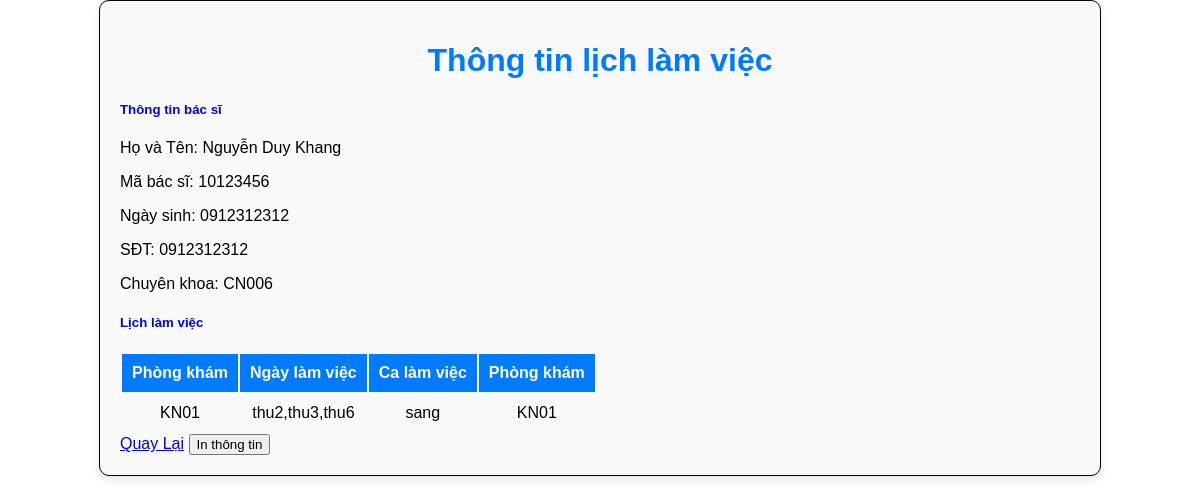
Page /admin/lichLamViec/giaodienxemlich.php?id=10123456 on the committed database.
### tables this page shows
CREATE TABLE `bacsi` (
  `maBacSi` int(11) NOT NULL,
  `tenBacSi` varchar(100) NOT NULL,
  `maKhoa` varchar(10) NOT NULL,
  `hinh` varchar(100) NOT NULL,
  `sdt` varchar(10) NOT NULL,
  `email` varchar(50) NOT NULL
);

CREATE TABLE `lichlamviec` (
  `maNhanVien` int(11) NOT NULL,
  `maBacSi` int(11) NOT NULL,
  `ngayLam` varchar(100) NOT NULL,
  `phongKham` varchar(50) NOT NULL,
  `caLamViec` varchar(50) NOT NULL
);

### admin/lichLamViec/giaodienxemlich.php (the view, shortened to what this page needs)
<?php
require_once("../config/config.php");
$maBacSi = isset($_GET['id']) ? $_GET['id'] : '';
$sql = "SELECT bacsi.maBacSi, bacsi.tenBacSi, bacsi.sdt, bacsi.email, bacsi.maKhoa, lichlamviec.ngayLam, lichlamviec.phongKham, lichlamviec.caLamViec
        FROM bacsi
        LEFT JOIN lichLamViec lichlamviec ON bacsi.maBacSi = lichlamviec.maBacSi
        WHERE bacsi.maBacSi = ?";
$stmt = $conn->prepare($sql);
$stmt->bind_param('s', $maBacSi);
$stmt->execute();
$result = $stmt->get_result();
if ($result && $result->num_rows > 0) {
  $doctor = $result->fetch_assoc();
} else {
  die("Bác sĩ không tồn tại.");
}
?>
<body>
  <div class="container mt-5">
    <div class="card">
      <div class="card-body">
        <h1 class="title">Thông tin lịch làm việc</h1>
        <h5 class="card-title" style="color: blue;">Thông tin bác sĩ</h5>
        <p class="card-text">Họ và Tên: <?php echo $doctor['tenBacSi']; ?></p>
        <p class="card-text">Mã bác sĩ: <?php echo $doctor['maBacSi']; ?></p>
        <p class="card-text">Ngày sinh: <?php echo $doctor['sdt']; ?></p>
        <p class="card-text">SĐT: <?php echo $doctor['sdt']; ?></p>
        <p class="card-text">Chuyên khoa: <?php echo $doctor['maKhoa']; ?></p>
      </div>
    </div>
    <div class="card mt-3">
      <div class="card-body">
        <h5 class="card-title" style="color: blue;">Lịch làm việc</h5>
        <table class="table">
          <thead class="table-header">
            <tr>
              <th>Phòng khám</th>
              <th>Ngày làm việc</th>
              <th>Ca làm việc</th>
              <th>Phòng khám</th>
            </tr>
          </thead>
          <tbody>
            <?php
            $stmt->execute();
            $result = $stmt->get_result();
            while ($row = $result->fetch_assoc()) {
              echo "<tr>";
              echo "<td>" . $row['phongKham'] . "</td>";
              echo "<td>" . $row['ngayLam'] . "</td>";
              echo "<td>" . $row['caLamViec'] . "</td>";
              echo "<td>" . $row['phongKham'] . "</td>";
              echo "</tr>";
            }
            ?>
          </tbody>
        </table>
      </div>
    </div>
    <div class="button">
      <a href="index.php?quanli=xem-lich-lam-viec" class="btn btn-secondary">Quay Lại</a>
      <button class="btn btn-primary btn-sm">In thông tin</button>
    </div>
  </div>
</body>

### admin/lichLamViec/giaodienxemlich.php (style rules this page uses)
body { font-family: sans-serif; margin: 0; padding: 0; }
.container { width: 80%; max-width: 1000px; margin: 0 auto; padding: 20px; border: 1px solid black; border-radius: 10px; box-shadow: 0 4px 8px rgba(0, 0, 0, 0.1); background-color: #f9f9f9; }
h1 { text-align: center; margin-bottom: 20px; }
.table { text-align: center; }
th, td { padding: 10px; }
.table-header { background-color: #007bff; color: white; }
.title { color: #007bff; }

### rows in the picture
bacsi: tenBacSi "Nguyễn Duy Khang", maBacSi "10123456", sdt "0912312312", maKhoa "CN006", lichlamviec.phongKham "KN01", lichlamviec.ngayLam "thu2,thu3,thu6", lichlamviec.caLamViec "sang"
